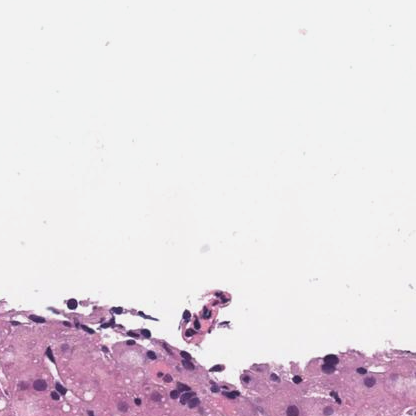
#> input picture image/1001090_7.png, 416 x 416 px; its folder holds 4 pictures in this run; the run also reads 1 picture not shown here
$ python optimize_normalization.py
#> lines starting #> are read from the running program, lines starting #| are printed output that depends on the picture
### normalization.py
import numpy as np
from PIL import Image
import cv2
from skimage import exposure
import os
import argparse

def get_stain_vectors(I, beta=0.15, alpha=1):
    """
    Get the stain matrix (2x3) using Macenko's method.
    """
    # Reshape to (H*W, 3)
    I = I.reshape((-1, 3))

    # Calculate Optical Density (OD)
    # OD = -log10((I+1)/Io) -> we assume Io=255 for standard RGB 8-bit images
    # Add 1 to avoid log(0)
    OD = -np.log10((I.astype(np.float64) + 1) / 255.0)

    # Remove data with too little absorbance (transparent pixels)
    ODhat = OD[np.all(OD > beta, axis=1)]

    if len(ODhat) < 10:
        # Fallback if almost empty
        return np.eye(2), np.zeros(2)

    # PCA via SVD
    # Covariance matrix
    # Normalize features
    _, V = np.linalg.eigh(np.cov(ODhat, rowvar=False))

    # Project onto the regular plane
    # V[:, 1:] corresponds to the eigenvectors corresponding to the two largest eigenvalues
    # Note: numpy eigh returns eigenvalues in ascending order, so take last 2.
    Vec = V[:, 1:3] # Shape (3, 2). These are the directions.

    # Project data onto the plane
    That = np.dot(ODhat, Vec)

    # Find the min and max vectors (robustly)
    phi = np.arctan2(That[:, 1], That[:, 0])

    minPhi = np.percentile(phi, alpha)
    maxPhi = np.percentile(phi, 100 - alpha)

    vMin = np.dot(Vec, np.array([np.cos(minPhi), np.sin(minPhi)]))
    vMax = np.dot(Vec, np.array([np.cos(maxPhi), np.sin(maxPhi)]))

    # Heuristic: make sure the first vector is H (more pink/red) and second is E (more blue/purple)
    # H usually has higher red component relative to blue in OD space?
    # OD varies. Hematoxylin stains blue/purple, Eosin stains pink.
    # In RGB: H is dark blue/purple (low Red/Green, mid Blue). E is pink (high Red, low Green/Blue).
    # In OD: H absorbs Red helps. E absorbs Green.
    # Typically we allow arbitrary order, but for consistency we sort.
    # Let's just return them sorted by the angle for now to ensure consistency.

    if vMin[0] > vMax[0]:
        HE = np.array([vMin, vMax])
    else:
        HE = np.array([vMax, vMin])

    # Rows are stain vectors. Shape (2, 3)
    return HE.T

def get_concentrations(I, stain_matrix, beta=0.15):
    """
    Get concentrations given an image and stain matrix.
    """
    I = I.reshape((-1, 3))
    OD = -np.log10((I.astype(np.float64) + 1) / 255.0)

    # We solve OD = C * S.  C is (N, 2), S is (2, 3).
    # C = OD * pinv(S)

    C = np.dot(OD, np.linalg.pinv(stain_matrix.T)) # stain_matrix is (3, 2) here technically based on above return
    # Wait, my previous return was HE.T which is (3, 2).
    # so we want stain_matrix to be (3, 2).

    return C

# [114 lines left out: functions match_luminosity, clarify_steatosis, norm_macenko, not called in this run]

# [26 lines that do not run on import are left out]

### optimize_normalization.py

import os
import cv2
import numpy as np
import argparse
from tqdm import tqdm
from PIL import Image
from normalization import norm_macenko, get_stain_vectors, get_concentrations

def get_mean_lab_vector(img_path):
    """
    Reads an image, converts to Lab, returns the global mean [L, a, b].
    """
#> called with img_path = './image/1001090_7.png'
    try:
        # Load in RGB
        img = Image.open(img_path).convert('RGB')
#> img is the input picture: PIL image 416x416 RGB; mean R, G, B 229.5, 219.7, 227
        img_np = np.array(img)

        # Convert to Lab
        lab = cv2.cvtColor(img_np, cv2.COLOR_RGB2LAB)
#> lab: shape (416, 416, 3); mean of channels 0, 1, 2 225.6, 133.1, 125.6

        # Compute mean
        mean_vector = np.mean(lab, axis=(0, 1))
#> mean_vector = [225.6, 133.1, 125.6]
        return mean_vector
    except Exception as e:
        print(f"Error processing {img_path}: {e}")
        return None

def compute_centroid_and_distances(features):
    """
    features: dict {filename: np.array([L, a, b])}
    Returns:
        centroid: np.array([L, a, b])
        distances: list of (filename, distance) sorted by distance
    """
    vectors = np.array(list(features.values()))

    # Dataset Centroid
    centroid = np.mean(vectors, axis=0)

    # Distances
    distances = []
    for fname, vec in features.items():
        dist = np.linalg.norm(vec - centroid)
        distances.append((fname, dist))

    # Sort by distance (ascending)
    distances.sort(key=lambda x: x[1])
    return centroid, distances

def get_folder_coherence_score(folder_path):
    """
    Phase 3: Quality Metric (Post-Normalization Scoring)
    1. Extract mean CIELAB vectors for all images.
    2. Compute Covariance Matrix.
    3. Score = Trace(Covariance).
    """
    files = [f for f in os.listdir(folder_path) if f.lower().endswith(('.png', '.jpg', '.jpeg', '.tif', '.tiff'))]
    if not files:
        return float('inf')

    vectors = []
    for f in files:
        path = os.path.join(folder_path, f)
        vec = get_mean_lab_vector(path)
        if vec is not None:
            vectors.append(vec)

    if len(vectors) < 2:
        return float('inf')

    vectors_np = np.array(vectors)

    # Covariance Matrix
    cov_matrix = np.cov(vectors_np, rowvar=False)

    # Score = Trace (Total Variance)
    score = np.trace(cov_matrix)
    return score

def main():
    parser = argparse.ArgumentParser(description="Stain Normalization Optimization Pipeline")
    parser.add_argument('--image_dir', type=str, default='./image', help="Input directory containing images")
    parser.add_argument('--output_dir', type=str, default='./optimization_results', help="Root directory for output")
    parser.add_argument('--beta', type=float, default=0.15, help="OD threshold")
    parser.add_argument('--alpha', type=float, default=1.0, help="Percentile")

    args = parser.parse_args()

    # Ensure input exists
    if not os.path.exists(args.image_dir):
        print(f"Error: Input directory {args.image_dir} does not exist.")
        return

    # Ensure output exists
    if not os.path.exists(args.output_dir):
        os.makedirs(args.output_dir)

    supported_exts = ('.png', '.jpg', '.jpeg', '.tif', '.tiff')
    all_files = [f for f in os.listdir(args.image_dir) if f.lower().endswith(supported_exts)]
    all_files.sort()

    print(f"Found {len(all_files)} images in {args.image_dir}")

    # --- Phase 1: Candidate Selection ---
    print("\n--- Phase 1: Candidate Selection (Pre-Normalization Scoring) ---")
    features = {}

    print("Computing feature vectors (Mean Lab)...")
    for f in tqdm(all_files):
        path = os.path.join(args.image_dir, f)
        vec = get_mean_lab_vector(path)
#> vec = [225.6, 133.1, 125.6]
        if vec is not None:
            features[f] = vec
#> pass 2 of the loop in main, `for f in tqdm(all_files):`:
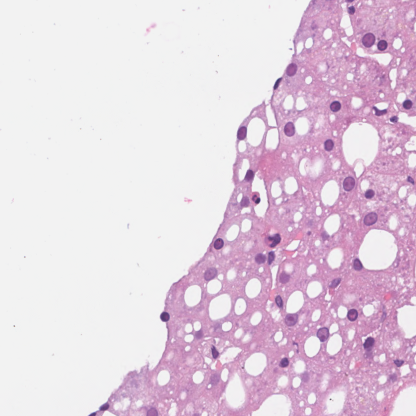
#> input picture image/1001293_76.png, 416 x 416 px
#> in get_mean_lab_vector, img is the input picture: PIL image 416x416 RGB; mean R, G, B 226.2, 207.4, 222.7
#> lab: shape (416, 416, 3); mean of channels 0, 1, 2 217.3, 137.6, 122.9
#> mean_vector = [217.3, 137.6, 122.9]
#> pass 3 of the loop in main, `for f in tqdm(all_files):`:
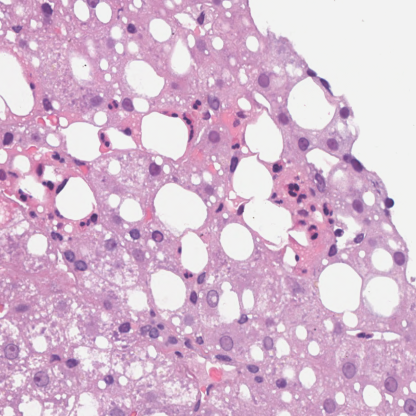
#> input picture image/1001340_72.png, 416 x 416 px
#> in get_mean_lab_vector, img is the input picture: PIL image 416x416 RGB; mean R, G, B 214.7, 184.4, 208.7
#> lab: shape (416, 416, 3); mean of channels 0, 1, 2 199.3, 143.3, 119.8
#> mean_vector = [199.3, 143.3, 119.8]
#> the loop made 4 passes; the first 3 are shown

    centroid, distances = compute_centroid_and_distances(features)
#> in compute_centroid_and_distances, `vectors = np.array(list(features.values()))`: vectors = [[225.6, 133.1, 125.6], [217.3, 137.6, 122.9], [199.3, 143.3, 119.8], [162.2, 160.9, 121.3]]
#> in compute_centroid_and_distances, `centroid = np.mean(vectors, axis=0)`: centroid = [201.1, 143.7, 122.4]
#> the loop in compute_centroid_and_distances, `for fname, vec in features.items():` made 4 passes
#> (fname, vec, dist) on passes 1 to 4: ('1001090_7.png', [225.6, 133.1, 125.6], 26.91), ('1001293_76.png', [217.3, 137.6, 122.9], 17.33), ('1001340_72.png', [199.3, 143.3, 119.8], 3.19), ('1001451_65.png', [162.2, 160.9, 121.3], 42.53)
#> after the loop in compute_centroid_and_distances, `for fname, vec in features.items():`: distances = [('1001090_7.png', 26.91), ('1001293_76.png', 17.33), ('1001340_72.png', 3.19), ('1001451_65.png', 42.53)]
#> centroid = [201.1, 143.7, 122.4]; distances = [('1001340_72.png', 3.19), ('1001293_76.png', 17.33), ('1001090_7.png', 26.91), ('1001451_65.png', 42.53)]

    # Select Top 14 Candidates (Medoids)
    top_candidates = distances[:14]
#> top_candidates has the same summary as distances
    print("\nTop 14 Candidates (Medoids):")
    for i, (fname, dist) in enumerate(top_candidates):
        print(f"  {i+1}. {fname} (Dist: {dist:.4f})")
#> this loop made 4 passes
#|   1. 1001340_72.png (Dist: 3.1872)
#|   2. 1001293_76.png (Dist: 17.3308)
#|   3. 1001090_7.png (Dist: 26.9110)
#|   4. 1001451_65.png (Dist: 42.5273)

    # --- Phase 2: Mass Normalization Sweep ---
    print("\n--- Phase 2: Mass Normalization Sweep ---")

    normalization_runs = []

    for i, (target_fname, dist) in enumerate(top_candidates):
        run_id = i + 1
#> run_id = 1
        run_dir_name = f"norm_run_{run_id:02d}"
#> run_dir_name = 'norm_run_01'
        run_output_dir = os.path.join(args.output_dir, run_dir_name)

        if not os.path.exists(run_output_dir):
            os.makedirs(run_output_dir)

        print(f"\nRunning Normalization Sweep {run_id}/14 using target: {target_fname}")
#| Running Normalization Sweep 1/14 using target: 1001340_72.png

        # 1. Extract Stats for this target ONCE
        target_path = os.path.join(args.image_dir, target_fname)
        try:
            target_img = np.array(Image.open(target_path).convert('RGB'))

            # Lump computation
            t_lab = cv2.cvtColor(target_img, cv2.COLOR_RGB2LAB)
            t_l = t_lab[:,:,0]
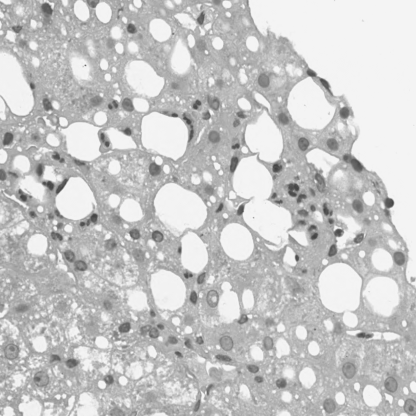
#> t_l: shape (416, 416); min 65, max 244, mean 199.3
            t_tissue = t_l[t_l < 220]
            target_median_lum = np.median(t_tissue) if len(t_tissue) > 0 else 150
#> target_median_lum = 180

            target_stain_mat = get_stain_vectors(target_img, args.beta, args.alpha)
#> in get_stain_vectors, `_, V = np.linalg.eigh(np.cov(ODhat, rowvar=False))`: V = [[-0.0616, -0.815, -0.577], [-0.419, 0.546, -0.726], [0.906, 0.197, -0.375]]
#> in get_stain_vectors, `Vec = V[:, 1:3]`: Vec = [[-0.815, -0.577], [0.546, -0.726], [0.197, -0.375]]
#> in get_stain_vectors, `That = np.dot(ODhat, Vec)`: That = 10981 pairs, first value -0.136 to 0.156, second value -0.973 to -0.31
#> in get_stain_vectors, `phi = np.arctan2(That[:, 1], That[:, 0])`: phi = 10981 values, max -1.26 at index 6294, min -1.79 at index 5085, mean -1.44
#> in get_stain_vectors, `minPhi = np.percentile(phi, alpha)`: minPhi = -1.56
#> in get_stain_vectors, `maxPhi = np.percentile(phi, 100 - alpha)`: maxPhi = -1.33
#> in get_stain_vectors, `vMin = np.dot(Vec, np.array([np.cos(minPhi), np.sin(minPhi)]))`: vMin = [0.567, 0.732, 0.377]
#> in get_stain_vectors, `vMax = np.dot(Vec, np.array([np.cos(maxPhi), np.sin(maxPhi)]))`: vMax = [0.37, 0.833, 0.41]
#> in get_stain_vectors, `HE = np.array([vMin, vMax])`: HE = [[0.567, 0.732, 0.377], [0.37, 0.833, 0.41]]
#> target_stain_mat = [[0.567, 0.37], [0.732, 0.833], [0.377, 0.41]]
            target_concs = get_concentrations(target_img, target_stain_mat, args.beta)
#> in get_concentrations, `C = np.dot(OD, np.linalg.pinv(stain_matrix.T))`: C = 173056 pairs, first value -0.454 to 1.29, second value -0.646 to 0.779
#> target_concs has the same summary as C in get_concentrations
            target_max_c = np.percentile(target_concs, 99, axis=0)
#> target_max_c = [0.411, 0.489]

        except Exception as e:
            print(f"FATAL: Could not extract stats from candidate {target_fname}: {e}")
            continue

        # 2. Normalize entire dataset
        for f in tqdm(all_files, desc=f"Run {run_id} ({target_fname})"):
            src_path = os.path.join(args.image_dir, f)
            dst_path = os.path.join(run_output_dir, f)

            try:
                norm_macenko(
                    source_img_path=src_path,
                    save_path=dst_path,
                    beta=args.beta,
                    alpha=args.alpha,
                    target_img_path=None, # Not used since we pass stats
                    target_stain_matrix=target_stain_mat,
                    target_max_C=target_max_c,
                    target_tissue_median_lum=target_median_lum
                )
            except Exception as e:
                # print(f"Failed token {f}: {e}")
                pass

        normalization_runs.append({
            'run_id': run_id,
            'folder': run_output_dir,
            'target': target_fname
        })
#> pass 2 of the loop in main, `for i, (target_fname, dist) in enumerate(top_candidates):`:
#> run_id = 2
#> run_dir_name = 'norm_run_02'
#| Running Normalization Sweep 2/14 using target: 1001293_76.png
#> in main, `t_l = t_lab[:,:,0]`:
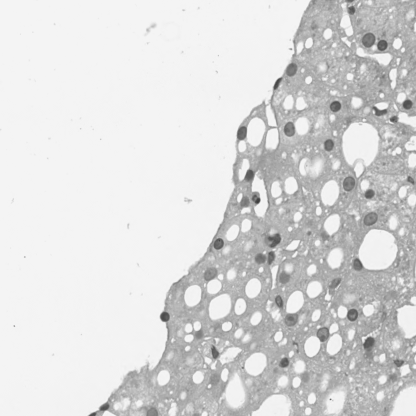
#> t_l: shape (416, 416); min 61, max 244, mean 217.3
#> target_median_lum = 178
#> target_stain_mat = [[0.566, 0.37], [0.739, 0.849], [0.366, 0.377]]
#> target_concs = 173056 pairs, first value -0.403 to 1.13, second value -0.305 to 0.736
#> target_max_c = [0.266, 0.401]
#> pass 3 of the loop in main, `for i, (target_fname, dist) in enumerate(top_candidates):`:
#> run_id = 3
#> run_dir_name = 'norm_run_03'
#| Running Normalization Sweep 3/14 using target: 1001090_7.png
#> in main, `t_l = t_lab[:,:,0]`:
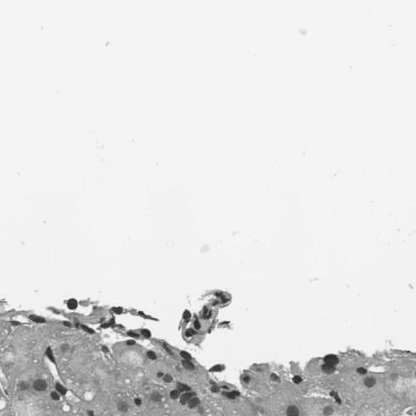
#> t_l: shape (416, 416); min 32, max 244, mean 225.6
#> target_median_lum = 157
#> target_stain_mat = [[0.599, 0.372], [0.683, 0.835], [0.418, 0.406]]
#> target_concs = 173056 pairs, first value -0.2 to 1.36, second value -0.122 to 0.707
#> target_max_c = [0.529, 0.443]
#> the loop made 4 passes; the first 3 are shown

    # --- Phase 3 & 4: Scoring and Winner Selection ---
    print("\n--- Phase 3 & 4: Quality Metric & Winner Selection ---")

    results = []
#> results = []

    for run in normalization_runs:
        print(f"Scoring Run {run['run_id']} ({run['target']})...")
        score = get_folder_coherence_score(run['folder'])
        run['score'] = score
        results.append(run)
        print(f"  Score (Total Variance): {score:.4f}")
#> pass 2 of the loop in main, `for run in normalization_runs:`:
#> pass 3 of the loop in main, `for run in normalization_runs:`:
#> the loop made 4 passes; the first 3 are shown

    # Sort by Score (Ascending)
    results.sort(key=lambda x: x['score'])

    print("\n\n=== OPTIMIZATION RESULTS (Ranking) ===")
    print(f"{'Rank':<5} | {'Score (Data Var)':<18} | {'Target Image':<30} | {'Folder'}")
    print("-" * 80)

    for rank, res in enumerate(results):
        print(f"{rank+1:<5} | {res['score']:<18.4f} | {res['target']:<30} | {os.path.basename(res['folder'])}")

    winner = results[0]
    print(f"\n\nWINNER: {winner['target']} (Score: {winner['score']:.4f})")
    print(f"Best Normalized Dataset located in: {winner['folder']}")

    # Save results to text file
    with open(os.path.join(args.output_dir, 'ranking_results.txt'), 'w') as f:
        f.write("=== OPTIMIZATION RESULTS ===\n")
        f.write(f"Winner: {winner['target']} (Score: {winner['score']:.4f})\n\n")
        f.write(f"{'Rank':<5} | {'Score':<18} | {'Target Image'}\n")
        for rank, res in enumerate(results):
            f.write(f"{rank+1:<5} | {res['score']:<18.4f} | {res['target']}\n")

if __name__ == "__main__":
    main()
